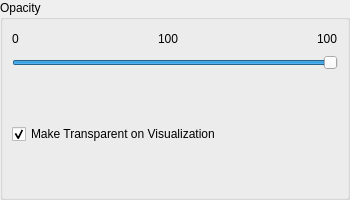
<?xml version="1.0" encoding="UTF-8"?>
<ui version="4.0">
 <class>opacity</class>
 <widget class="QDialog" name="opacity">
  <property name="geometry">
   <rect>
    <x>0</x>
    <y>0</y>
    <width>350</width>
    <height>200</height>
   </rect>
  </property>
  <property name="windowTitle">
   <string>CAD Material Opacity</string>
  </property>
  <layout class="QVBoxLayout" name="verticalLayout">
   <property name="margin">
    <number>0</number>
   </property>
   <item>
    <widget class="QGroupBox" name="groupBox">
     <property name="title">
      <string>Opacity</string>
     </property>
     <layout class="QGridLayout" name="gridLayout">
      <item row="0" column="0" colspan="3">
       <layout class="QHBoxLayout" name="horizontalLayout">
        <item>
         <widget class="QLabel" name="label">
          <property name="text">
           <string>0</string>
          </property>
         </widget>
        </item>
        <item>
         <spacer name="horizontalSpacer_2">
          <property name="orientation">
           <enum>Qt::Horizontal</enum>
          </property>
          <property name="sizeHint" stdset="0">
           <size>
            <width>81</width>
            <height>20</height>
           </size>
          </property>
         </spacer>
        </item>
        <item>
         <widget class="QLabel" name="label_3">
          <property name="text">
           <string>100</string>
          </property>
         </widget>
        </item>
        <item>
         <spacer name="horizontalSpacer_3">
          <property name="orientation">
           <enum>Qt::Horizontal</enum>
          </property>
          <property name="sizeHint" stdset="0">
           <size>
            <width>81</width>
            <height>20</height>
           </size>
          </property>
         </spacer>
        </item>
        <item>
         <widget class="QLabel" name="label_2">
          <property name="text">
           <string>100</string>
          </property>
         </widget>
        </item>
       </layout>
      </item>
      <item row="1" column="0" colspan="3">
       <widget class="QSlider" name="transparencySlider">
        <property name="maximum">
         <number>100</number>
        </property>
        <property name="value">
         <number>100</number>
        </property>
        <property name="orientation">
         <enum>Qt::Horizontal</enum>
        </property>
       </widget>
      </item>
      <item row="2" column="1">
       <spacer name="verticalSpacer">
        <property name="orientation">
         <enum>Qt::Vertical</enum>
        </property>
        <property name="sizeHint" stdset="0">
         <size>
          <width>20</width>
          <height>138</height>
         </size>
        </property>
       </spacer>
      </item>
      <item row="3" column="0">
       <widget class="QCheckBox" name="transparentOnVisualization">
        <property name="text">
         <string>Make Transparent on Visualization</string>
        </property>
        <property name="checked">
         <bool>true</bool>
        </property>
       </widget>
      </item>
      <item row="3" column="2">
       <spacer name="horizontalSpacer">
        <property name="orientation">
         <enum>Qt::Horizontal</enum>
        </property>
        <property name="sizeHint" stdset="0">
         <size>
          <width>107</width>
          <height>20</height>
         </size>
        </property>
       </spacer>
      </item>
      <item row="4" column="1">
       <spacer name="verticalSpacer_2">
        <property name="orientation">
         <enum>Qt::Vertical</enum>
        </property>
        <property name="sizeHint" stdset="0">
         <size>
          <width>20</width>
          <height>133</height>
         </size>
        </property>
       </spacer>
      </item>
     </layout>
    </widget>
   </item>
  </layout>
 </widget>
 <resources/>
 <connections>
  <connection>
   <sender>transparencySlider</sender>
   <signal>sliderMoved(int)</signal>
   <receiver>label_3</receiver>
   <slot>setNum(int)</slot>
   <hints>
    <hint type="sourcelabel">
     <x>322</x>
     <y>63</y>
    </hint>
    <hint type="destinationlabel">
     <x>168</x>
     <y>38</y>
    </hint>
   </hints>
  </connection>
 </connections>
</ui>
